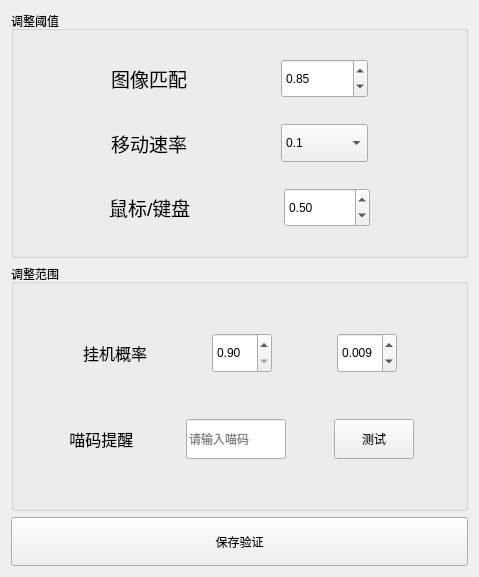
     <widget class="QWidget" name="tabSettings">
      <attribute name="icon">
       <iconset>
        <normaloff>assets/PNG/gear.png</normaloff>assets/PNG/gear.png</iconset>
      </attribute>
      <attribute name="title">
       <string>设置</string>
      </attribute>
      <layout class="QVBoxLayout" name="verticalLayout_4" stretch="5,5,1">
       <item>
        <widget class="QGroupBox" name="groupBox">
         <property name="title">
          <string>调整阈值</string>
         </property>
         <layout class="QVBoxLayout" name="verticalLayout_3" stretch="1,2,1,2,1,2,1">
          <item>
           <spacer name="verticalSpacer_3">
            <property name="orientation">
             <enum>Qt::Orientation::Vertical</enum>
            </property>
            <property name="sizeHint" stdset="0">
             <size>
              <width>20</width>
              <height>40</height>
             </size>
            </property>
           </spacer>
          </item>
          <item>
           <layout class="QHBoxLayout" name="horizontalLayout_8" stretch="1,2,1,1,1">
            <item>
             <spacer name="horizontalSpacer_3">
              <property name="orientation">
               <enum>Qt::Orientation::Horizontal</enum>
              </property>
              <property name="sizeHint" stdset="0">
               <size>
                <width>40</width>
                <height>20</height>
               </size>
              </property>
             </spacer>
            </item>
            <item>
             <widget class="QLabel" name="label">
              <property name="sizePolicy">
               <sizepolicy hsizetype="Fixed" vsizetype="Preferred">
                <horstretch>0</horstretch>
                <verstretch>0</verstretch>
               </sizepolicy>
              </property>
              <property name="font">
               <font>
                <pointsize>14</pointsize>
               </font>
              </property>
              <property name="text">
               <string>图像匹配</string>
              </property>
             </widget>
            </item>
            <item>
             <spacer name="horizontalSpacer">
              <property name="orientation">
               <enum>Qt::Orientation::Horizontal</enum>
              </property>
              <property name="sizeHint" stdset="0">
               <size>
                <width>40</width>
                <height>20</height>
               </size>
              </property>
             </spacer>
            </item>
            <item>
             <widget class="QDoubleSpinBox" name="doubleSpinBox">
              <property name="sizePolicy">
               <sizepolicy hsizetype="Minimum" vsizetype="Expanding">
                <horstretch>0</horstretch>
                <verstretch>0</verstretch>
               </sizepolicy>
              </property>
              <property name="baseSize">
               <size>
                <width>0</width>
                <height>0</height>
               </size>
              </property>
              <property name="minimum">
               <double>0.500000000000000</double>
              </property>
              <property name="maximum">
               <double>1.000000000000000</double>
              </property>
              <property name="singleStep">
               <double>0.010000000000000</double>
              </property>
              <property name="value">
               <double>0.850000000000000</double>
              </property>
             </widget>
            </item>
            <item>
             <spacer name="horizontalSpacer_2">
              <property name="orientation">
               <enum>Qt::Orientation::Horizontal</enum>
              </property>
              <property name="sizeHint" stdset="0">
               <size>
                <width>40</width>
                <height>20</height>
               </size>
              </property>
             </spacer>
            </item>
           </layout>
          </item>
          <item>
           <spacer name="verticalSpacer">
            <property name="orientation">
             <enum>Qt::Orientation::Vertical</enum>
            </property>
            <property name="sizeHint" stdset="0">
             <size>
              <width>20</width>
              <height>40</height>
             </size>
            </property>
           </spacer>
          </item>
          <item>
           <layout class="QHBoxLayout" name="horizontalLayout_9" stretch="1,2,1,1,1">
            <item>
             <spacer name="horizontalSpacer_5">
              <property name="orientation">
               <enum>Qt::Orientation::Horizontal</enum>
              </property>
              <property name="sizeHint" stdset="0">
               <size>
                <width>40</width>
                <height>20</height>
               </size>
              </property>
             </spacer>
            </item>
            <item>
             <widget class="QLabel" name="label_2">
              <property name="sizePolicy">
               <sizepolicy hsizetype="Fixed" vsizetype="Preferred">
                <horstretch>0</horstretch>
                <verstretch>0</verstretch>
               </sizepolicy>
              </property>
              <property name="font">
               <font>
                <pointsize>14</pointsize>
               </font>
              </property>
              <property name="text">
               <string>移动速率</string>
              </property>
             </widget>
            </item>
            <item>
             <spacer name="horizontalSpacer_4">
              <property name="orientation">
               <enum>Qt::Orientation::Horizontal</enum>
              </property>
              <property name="sizeHint" stdset="0">
               <size>
                <width>40</width>
                <height>20</height>
               </size>
              </property>
             </spacer>
            </item>
            <item>
             <widget class="QComboBox" name="comboBox">
              <property name="sizePolicy">
               <sizepolicy hsizetype="Preferred" vsizetype="Expanding">
                <horstretch>0</horstretch>
                <verstretch>0</verstretch>
               </sizepolicy>
              </property>
              <item>
               <property name="text">
                <string>0.1</string>
               </property>
              </item>
              <item>
               <property name="text">
                <string>0.15</string>
               </property>
              </item>
              <item>
               <property name="text">
                <string>0.2</string>
               </property>
              </item>
              <item>
               <property name="text">
                <string>0.25</string>
               </property>
              </item>
             </widget>
            </item>
            <item>
             <spacer name="horizontalSpacer_6">
              <property name="orientation">
               <enum>Qt::Orientation::Horizontal</enum>
              </property>
              <property name="sizeHint" stdset="0">
               <size>
                <width>40</width>
                <height>20</height>
               </size>
              </property>
             </spacer>
            </item>
           </layout>
          </item>
          <item>
           <spacer name="verticalSpacer_2">
            <property name="orientation">
             <enum>Qt::Orientation::Vertical</enum>
            </property>
            <property name="sizeHint" stdset="0">
             <size>
              <width>20</width>
              <height>40</height>
             </size>
            </property>
           </spacer>
          </item>
          <item>
           <layout class="QHBoxLayout" name="horizontalLayout_10" stretch="1,2,1,1,1">
            <item>
             <spacer name="horizontalSpacer_7">
              <property name="orientation">
               <enum>Qt::Orientation::Horizontal</enum>
              </property>
              <property name="sizeHint" stdset="0">
               <size>
                <width>40</width>
                <height>20</height>
               </size>
              </property>
             </spacer>
            </item>
            <item>
             <widget class="QLabel" name="label_7">
              <property name="sizePolicy">
               <sizepolicy hsizetype="Fixed" vsizetype="Preferred">
                <horstretch>0</horstretch>
                <verstretch>0</verstretch>
               </sizepolicy>
              </property>
              <property name="font">
               <font>
                <pointsize>14</pointsize>
               </font>
              </property>
              <property name="text">
               <string>鼠标/键盘</string>
              </property>
             </widget>
            </item>
            <item>
             <spacer name="horizontalSpacer_8">
              <property name="orientation">
               <enum>Qt::Orientation::Horizontal</enum>
              </property>
              <property name="sizeHint" stdset="0">
               <size>
                <width>40</width>
                <height>20</height>
               </size>
              </property>
             </spacer>
            </item>
            <item>
             <widget class="QDoubleSpinBox" name="doubleSpinBox_6">
              <property name="sizePolicy">
               <sizepolicy hsizetype="Minimum" vsizetype="Expanding">
                <horstretch>0</horstretch>
                <verstretch>0</verstretch>
               </sizepolicy>
              </property>
              <property name="minimum">
               <double>0.000000000000000</double>
              </property>
              <property name="maximum">
               <double>1.000000000000000</double>
              </property>
              <property name="singleStep">
               <double>0.010000000000000</double>
              </property>
              <property name="value">
               <double>0.500000000000000</double>
              </property>
             </widget>
            </item>
            <item>
             <spacer name="horizontalSpacer_9">
              <property name="orientation">
               <enum>Qt::Orientation::Horizontal</enum>
              </property>
              <property name="sizeHint" stdset="0">
               <size>
                <width>40</width>
                <height>20</height>
               </size>
              </property>
             </spacer>
            </item>
           </layout>
          </item>
          <item>
           <spacer name="verticalSpacer_4">
            <property name="orientation">
             <enum>Qt::Orientation::Vertical</enum>
            </property>
            <property name="sizeHint" stdset="0">
             <size>
              <width>20</width>
              <height>40</height>
             </size>
            </property>
           </spacer>
          </item>
         </layout>
        </widget>
       </item>
       <item>
        <widget class="QGroupBox" name="groupBox_2">
         <property name="title">
          <string>调整范围</string>
         </property>
         <layout class="QVBoxLayout" name="verticalLayout_2" stretch="1,1,1,1,1">
          <item>
           <spacer name="verticalSpacer_11">
            <property name="orientation">
             <enum>Qt::Orientation::Vertical</enum>
            </property>
            <property name="sizeHint" stdset="0">
             <size>
              <width>20</width>
              <height>40</height>
             </size>
            </property>
           </spacer>
          </item>
          <item>
           <layout class="QHBoxLayout" name="horizontalLayout_6" stretch="1,1,1,1,1,1,1">
            <item>
             <spacer name="horizontalSpacer_18">
              <property name="orientation">
               <enum>Qt::Orientation::Horizontal</enum>
              </property>
              <property name="sizeHint" stdset="0">
               <size>
                <width>40</width>
                <height>20</height>
               </size>
              </property>
             </spacer>
            </item>
            <item>
             <widget class="QLabel" name="label_8">
              <property name="sizePolicy">
               <sizepolicy hsizetype="Fixed" vsizetype="Preferred">
                <horstretch>0</horstretch>
                <verstretch>0</verstretch>
               </sizepolicy>
              </property>
              <property name="font">
               <font>
                <pointsize>12</pointsize>
               </font>
              </property>
              <property name="text">
               <string>挂机概率</string>
              </property>
             </widget>
            </item>
            <item>
             <spacer name="horizontalSpacer_19">
              <property name="orientation">
               <enum>Qt::Orientation::Horizontal</enum>
              </property>
              <property name="sizeHint" stdset="0">
               <size>
                <width>40</width>
                <height>20</height>
               </size>
              </property>
             </spacer>
            </item>
            <item>
             <widget class="QDoubleSpinBox" name="doubleSpinBox_7">
              <property name="sizePolicy">
               <sizepolicy hsizetype="Minimum" vsizetype="Expanding">
                <horstretch>0</horstretch>
                <verstretch>0</verstretch>
               </sizepolicy>
              </property>
              <property name="minimum">
               <double>0.900000000000000</double>
              </property>
              <property name="maximum">
               <double>1.000000000000000</double>
              </property>
              <property name="singleStep">
               <double>0.010000000000000</double>
              </property>
             </widget>
            </item>
            <item>
             <spacer name="horizontalSpacer_20">
              <property name="orientation">
               <enum>Qt::Orientation::Horizontal</enum>
              </property>
              <property name="sizeHint" stdset="0">
               <size>
                <width>40</width>
                <height>20</height>
               </size>
              </property>
             </spacer>
            </item>
            <item>
             <widget class="QDoubleSpinBox" name="doubleSpinBox_8">
              <property name="sizePolicy">
               <sizepolicy hsizetype="Minimum" vsizetype="Expanding">
                <horstretch>0</horstretch>
                <verstretch>0</verstretch>
               </sizepolicy>
              </property>
              <property name="decimals">
               <number>3</number>
              </property>
              <property name="minimum">
               <double>0.000000000000000</double>
              </property>
              <property name="maximum">
               <double>0.010000000000000</double>
              </property>
              <property name="singleStep">
               <double>0.001000000000000</double>
              </property>
              <property name="stepType">
               <enum>QAbstractSpinBox::StepType::AdaptiveDecimalStepType</enum>
              </property>
              <property name="value">
               <double>0.009000000000000</double>
              </property>
             </widget>
            </item>
            <item>
             <spacer name="horizontalSpacer_22">
              <property name="orientation">
               <enum>Qt::Orientation::Horizontal</enum>
              </property>
              <property name="sizeHint" stdset="0">
               <size>
                <width>40</width>
                <height>20</height>
               </size>
              </property>
             </spacer>
            </item>
           </layout>
          </item>
          <item>
           <spacer name="verticalSpacer_12">
            <property name="orientation">
             <enum>Qt::Orientation::Vertical</enum>
            </property>
            <property name="sizeHint" stdset="0">
             <size>
              <width>20</width>
              <height>40</height>
             </size>
            </property>
           </spacer>
          </item>
          <item>
           <layout class="QHBoxLayout" name="horizontalLayout_7" stretch="1,1,1,1,1,1,1">
            <item>
             <spacer name="horizontalSpacer_23">
              <property name="orientation">
               <enum>Qt::Orientation::Horizontal</enum>
              </property>
              <property name="sizeHint" stdset="0">
               <size>
                <width>40</width>
                <height>20</height>
               </size>
              </property>
             </spacer>
            </item>
            <item>
             <widget class="QLabel" name="label_9">
              <property name="sizePolicy">
               <sizepolicy hsizetype="Fixed" vsizetype="Preferred">
                <horstretch>0</horstretch>
                <verstretch>0</verstretch>
               </sizepolicy>
              </property>
              <property name="font">
               <font>
                <pointsize>12</pointsize>
               </font>
              </property>
              <property name="text">
               <string> 喵码提醒 </string>
              </property>
             </widget>
            </item>
            <item>
             <spacer name="horizontalSpacer_24">
              <property name="orientation">
               <enum>Qt::Orientation::Horizontal</enum>
              </property>
              <property name="sizeHint" stdset="0">
               <size>
                <width>40</width>
                <height>20</height>
               </size>
              </property>
             </spacer>
            </item>
            <item>
             <widget class="QLineEdit" name="lineEdit">
              <property name="sizePolicy">
               <sizepolicy hsizetype="Minimum" vsizetype="Expanding">
                <horstretch>0</horstretch>
                <verstretch>0</verstretch>
               </sizepolicy>
              </property>
              <property name="minimumSize">
               <size>
                <width>100</width>
                <height>0</height>
               </size>
              </property>
              <property name="placeholderText">
               <string>请输入喵码</string>
              </property>
             </widget>
            </item>
            <item>
             <spacer name="horizontalSpacer_25">
              <property name="orientation">
               <enum>Qt::Orientation::Horizontal</enum>
              </property>
              <property name="sizeHint" stdset="0">
               <size>
                <width>40</width>
                <height>20</height>
               </size>
              </property>
             </spacer>
            </item>
            <item>
             <widget class="QPushButton" name="pushButton_10">
              <property name="sizePolicy">
               <sizepolicy hsizetype="Minimum" vsizetype="Expanding">
                <horstretch>0</horstretch>
                <verstretch>0</verstretch>
               </sizepolicy>
              </property>
              <property name="text">
               <string>测试</string>
              </property>
             </widget>
            </item>
            <item>
             <spacer name="horizontalSpacer_26">
              <property name="orientation">
               <enum>Qt::Orientation::Horizontal</enum>
              </property>
              <property name="sizeHint" stdset="0">
               <size>
                <width>40</width>
                <height>20</height>
               </size>
              </property>
             </spacer>
            </item>
           </layout>
          </item>
          <item>
           <spacer name="verticalSpacer_13">
            <property name="orientation">
             <enum>Qt::Orientation::Vertical</enum>
            </property>
            <property name="sizeHint" stdset="0">
             <size>
              <width>20</width>
              <height>40</height>
             </size>
            </property>
           </spacer>
          </item>
         </layout>
        </widget>
       </item>
       <item>
        <widget class="QPushButton" name="pushButton">
         <property name="sizePolicy">
          <sizepolicy hsizetype="Minimum" vsizetype="Minimum">
           <horstretch>0</horstretch>
           <verstretch>0</verstretch>
          </sizepolicy>
         </property>
         <property name="text">
          <string>保存验证</string>
         </property>
        </widget>
       </item>
      </layout>
     </widget>
